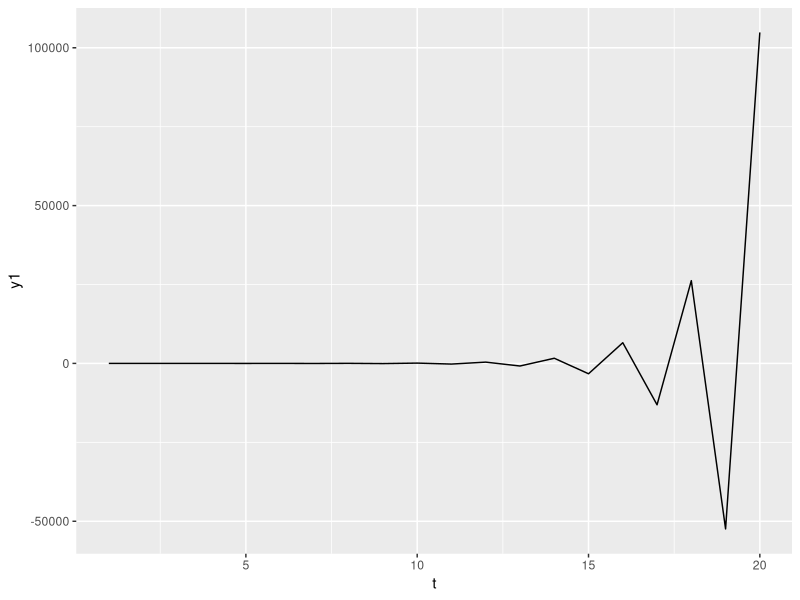
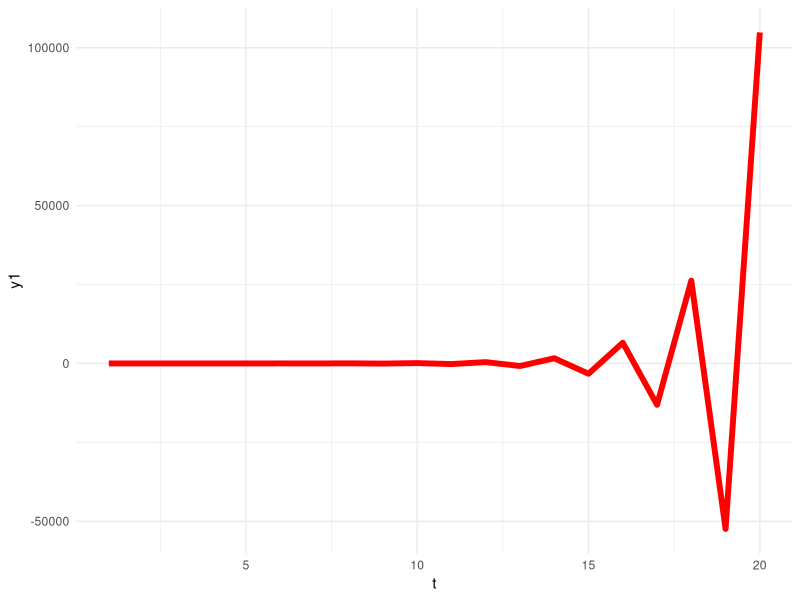
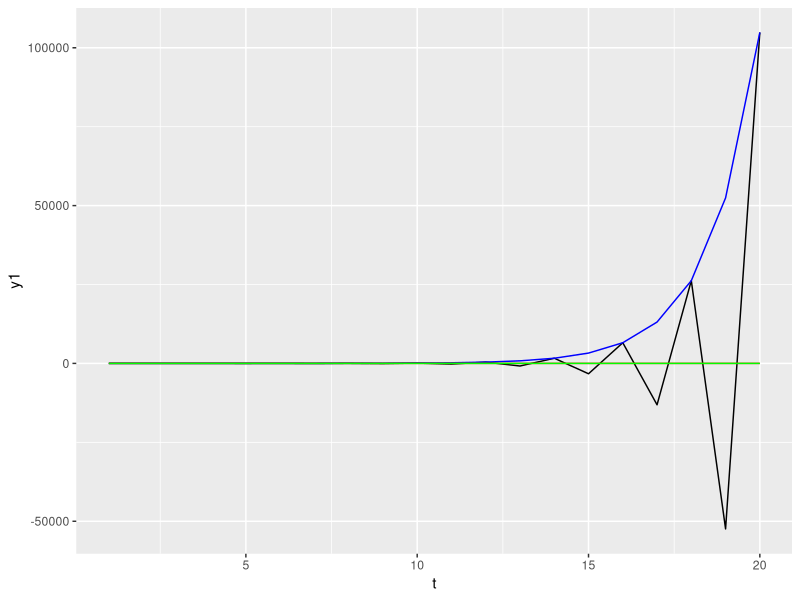
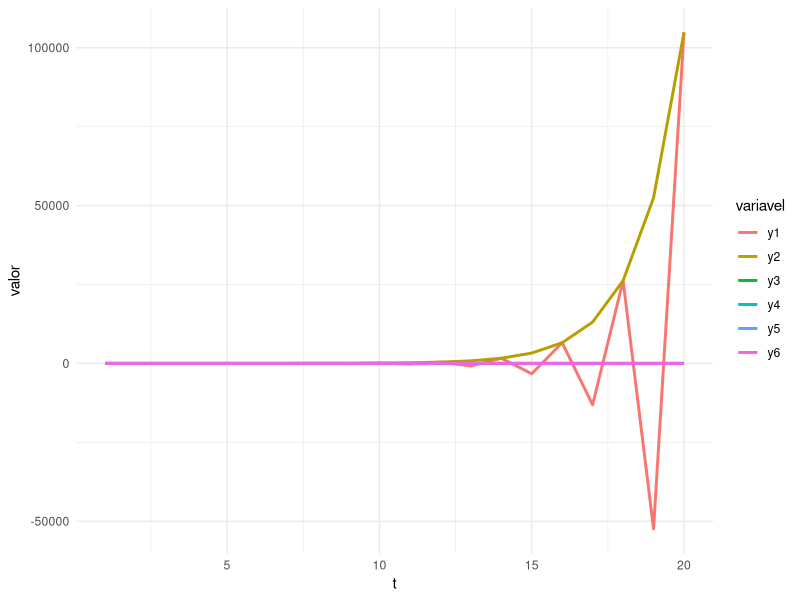
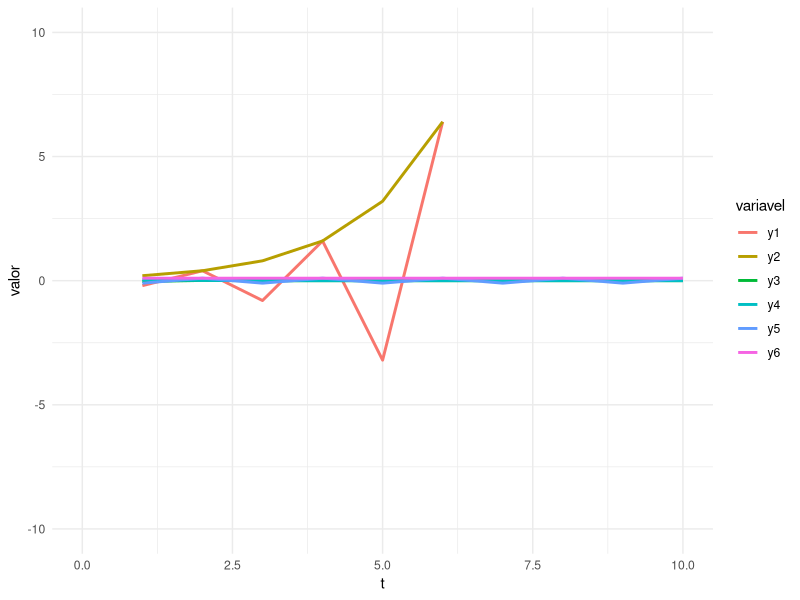
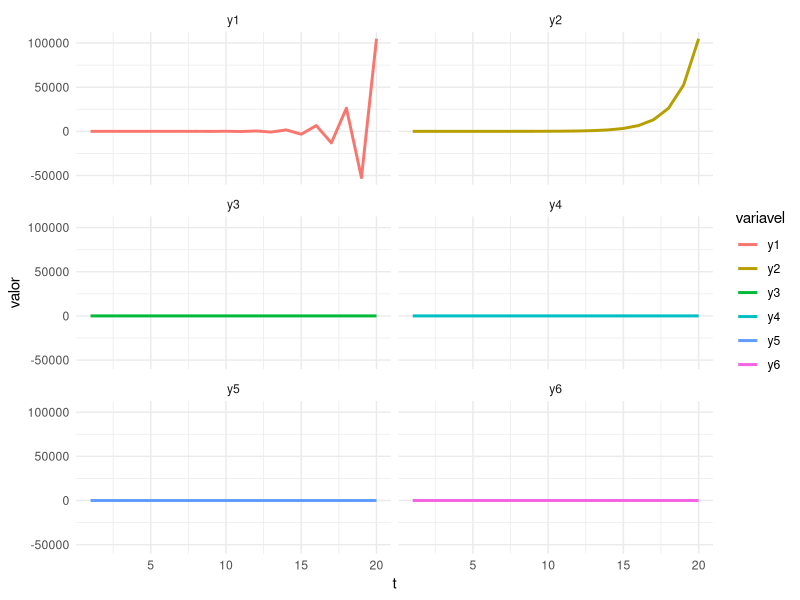
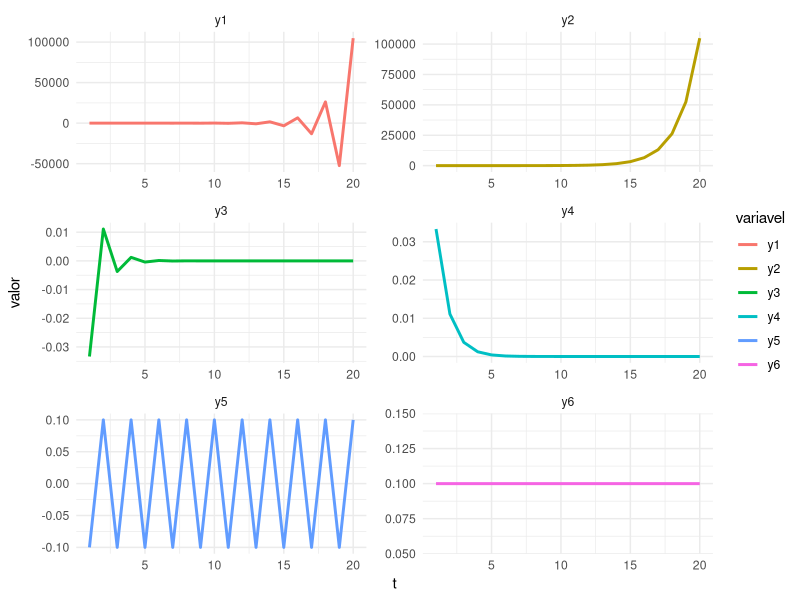
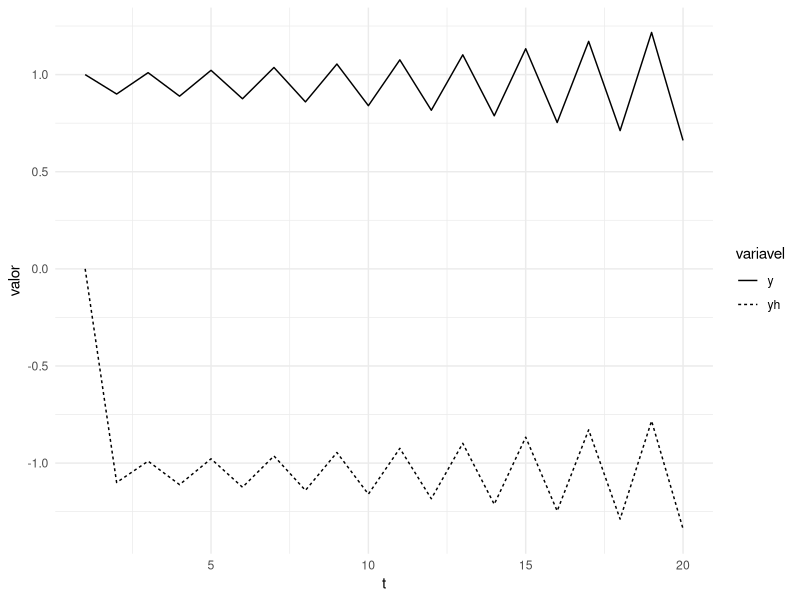

These figures' R source, in order:
## Equações em diferenças no R

# Equações em diferença de ordem 1 - caso homogêneo

library(ggplot2)
library(tidyr)
library(dplyr)

library(plyr)
library(scales)

# diferentes coeficientes para a equacao linear
a0 <- c(2, -2, 1/3, -1/3, 1, -1)
# numero de iteracoes - periodos de tempo
iter <- 20
# vetor simulando os diferenes periodos de tempo
t <- 1:iter
# condicao inicial
y0 <- 0.1 
# produzindo seis series de tempo diferentes
y1 <- (-a0[1])^t * y0
y2 <- (-a0[2])^t * y0
y3 <- (-a0[3])^t * y0
y4 <- (-a0[4])^t * y0
y5 <- (-a0[5])^t * y0
y6 <- (-a0[6])^t * y0

# armazenando as series temporais em um dataframe
series <- data.frame(t, y1, y2, y3, y4, y5, y6)
print(series)

## Gráfico básico
ggplot(mapping = aes(x = t, y = y1), data = series) + 
  geom_line()

## Pour priviléger l'esthétique
ggplot(mapping = aes(x = t, y = y1), data = series) +
  geom_line(col = "red", size = 2) + theme_minimal()

# a forma preguicosa de visualizar varias series
ggplot(mapping = aes(x = t, y = y1), data = series) +
  geom_line() +
  geom_line(aes(y = y2), col = "blue") + 
  geom_line(aes(y = y3), col = "red") + 
  geom_line(aes(y = y4), col = "green")

# a forma mais eficiente
# gather = juntar, agregar, arrumar, arranjar, reordenar

series_gathered = series %>% gather(key = "variavel", value = "valor", -t)
head(series)
head(series_gathered)

ggplot(series_gathered, aes(x = t, y = valor, color = variavel)) + 
  geom_line(size = 1) + theme_minimal()

ggplot(series_gathered, aes(x = t, y = valor, color = variavel)) + 
  geom_line(size = 1) + theme_minimal() + ylim(-10, 10) + xlim(0, 10)

ggplot(series_gathered, aes(x = t, y = valor, color = variavel)) + 
  geom_line(size = 1) + 
  facet_wrap(~variavel, ncol = 2) +
  theme_minimal() 

ggplot(series_gathered, aes(x = t, y = valor, color = variavel)) + 
  geom_line(size = 1) + 
  facet_wrap(~variavel, ncol = 2, scales = "free") +
  theme_minimal() 

## Para salvar o gráfico
png(filename = "Gráfico_series.png")
grafico = ggplot(series_gathered, aes(x = t, y = valor, color = variavel)) +
  geom_line(size = 1) + 
  facet_wrap(~variavel, ncol = 2, scales = "free") + 
  theme_minimal()
grafico
dev.off()

## Equações em diferença de ordem 1 - caso não homogêneo
t = 1:20
y = rep(0, length(t))
yh = rep(0, length(t))

y[1] = 1
a0 = -1.1
b = 2

for (time in 2:max(t)) {
  y[time] = a0*y[time-1] + b
  yh[time] = a0*y[time-1]
}

series2 = data.frame(t, y, yh)

series2.gathered = series2 %>% gather(key = "variavel", value = "valor", -t)

ggplot(series2.gathered, mapping = aes(x = t, y = valor, linetype = variavel)) +
  geom_line() +
  theme_minimal()
######################################

## Mon apprentissage

ggplot(mapping = aes(x = t, y = y1), data = series) + 
  geom_line()

ggplot(data = series, mapping = aes(x = t, y = y1)) + geom_point()

ggplot(data = series, mapping = aes(x = t, y = y1)) + geom_area()

ggplot(data = series, mapping = aes(x = t, y = y1)) + geom_point(alpha = 0.1,
                                                                 color = "red")

ggplot(data = series, mapping = aes(x = t, y = y1)) + 
  geom_boxplot()

ggplot(data = series, mapping = aes(x = t, y = y1)) + 
  geom_boxplot(alpha = 0) + geom_jitter(alpha = 0.3, color = "tomato")

### Data Diamonds

diamonds

qplot(diamonds$carat, diamonds$price)
qplot(carat, price, data = diamonds)
qplot(carat, price, data = diamonds,
      colour=clarity)
qplot(carat, price, data = diamonds,
      geom  = c("point", "smooth"), method = lm)
qplot(carat, data = diamonds,
      geom = "histogram")
qplot(carat, data = diamonds,
      geom = "histogram", binwidth = 100)
